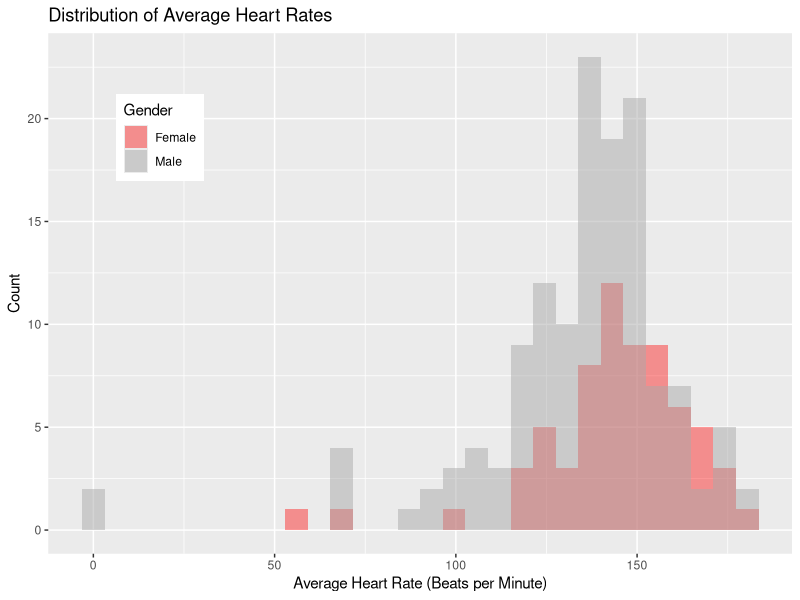
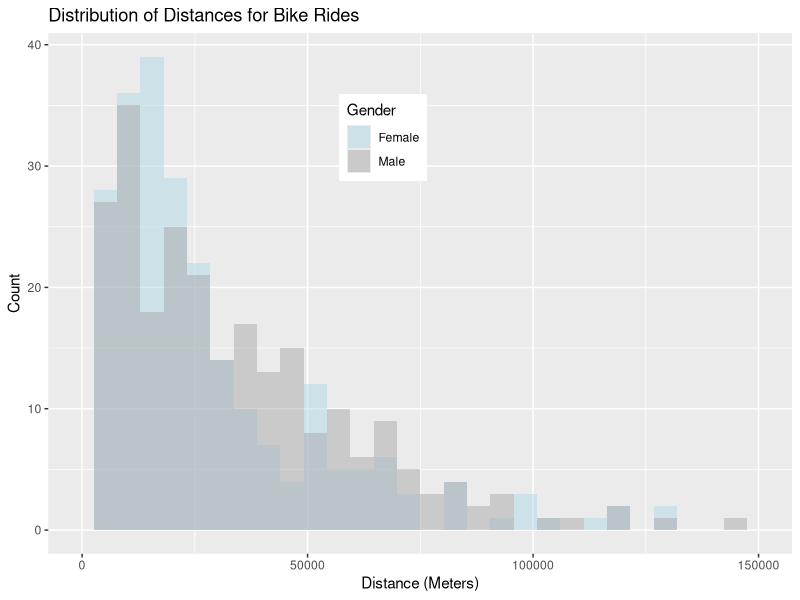
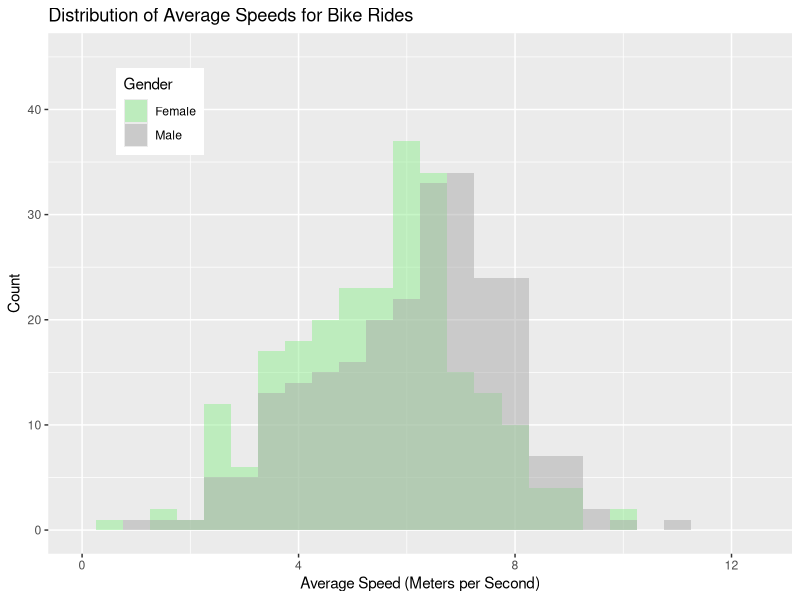
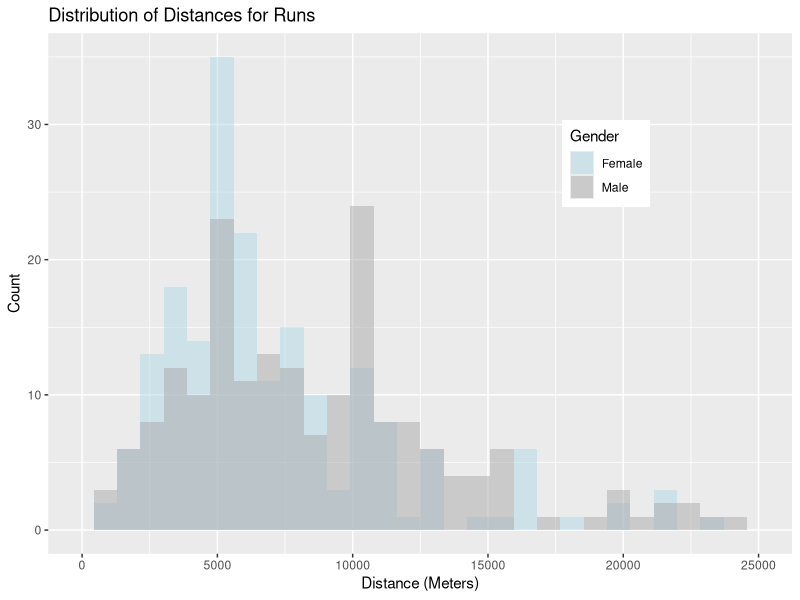
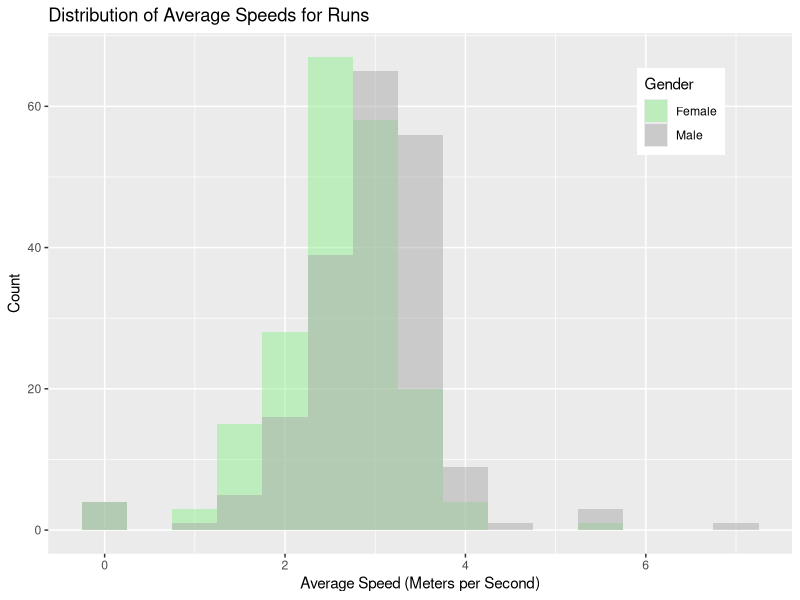

The R source for these figures, in order:
require(dplyr)
require(ggplot2)

#reading in cleaned data for Question 1
genderData <- read.csv("cleanedDataQ1.csv")

#filtering on activity types by gender, will use for speed and distance
f.rides <- filter(genderData, athlete.sex == "F", type == "Ride")
m.rides <- filter(genderData, athlete.sex == "M", type == "Ride")

f.runs <- filter(genderData, athlete.sex == "F", type == "Run")
m.runs <- filter(genderData, athlete.sex == "M", type == "Run")

#filtering by gender, will use for heart-rate
f.hr <- filter(genderData, athlete.sex == "F")
m.hr <- filter(genderData, athlete.sex == "M")

#randomly sample 250 entries from each gender for rides
randF.rides <- f.rides[sample(nrow(f.rides), 250), ]
randM.rides <- m.rides[sample(nrow(m.rides), 250), ]

#randomly sample 200 entries from each gender for runs
randF.runs <- f.runs[sample(nrow(f.runs), 200), ]
randM.runs <- m.runs[sample(nrow(m.runs), 200), ]

#randomly sample 400 entries from each gender for heart-rate
randF.hr <- f.hr[sample(nrow(f.hr), 400), ]
randM.hr <- m.hr[sample(nrow(m.hr), 400), ]

#combine rides from both genders
rides <- rbind(randF.rides, randM.rides)

#combine runs from both genders
runs <- rbind(randF.runs, randM.runs)

#combine both genders for heart-rate
hr <- rbind(randF.hr, randM.hr)

#export dataframes as csv for modeling
write.csv(rides, file="genderRides.csv", row.names = FALSE)
write.csv(runs, file="genderRuns.csv", row.names = FALSE)
write.csv(hr, file="genderHR.csv", row.names = FALSE)

#Plot distribution of average ride speeds for each gender
rideSpeed.plot <- ggplot(rides ,aes(x=average_speed)) + 
  geom_histogram(data=subset(rides , athlete.sex=='F'), 
                 aes(fill=athlete.sex), alpha=0.5, binwidth = 0.5) +
  geom_histogram(data=subset(rides , athlete.sex=='M'), 
                 aes(fill=athlete.sex), alpha=0.5, binwidth = 0.5) +
  labs(x = "Average Speed (Meters per Second)", y = "Count", 
       title = "Distribution of Average Speeds for Bike Rides") +
  scale_fill_manual(name="Gender", values=c("light green","darkgray"),labels=c("Female","Male")) +
  theme(legend.position = c(0.15,0.85)) +
  ylim(0, 45) +
  xlim(0, 12.5)

#Plot distribution of ride distances for each gender
rideDistance.plot <- ggplot(rides, aes(x=distance)) + 
  geom_histogram(data=subset(rides, athlete.sex=='F'), 
                 aes(fill=athlete.sex), alpha=0.5) +
  geom_histogram(data=subset(rides, athlete.sex=='M'), 
                 aes(fill=athlete.sex), alpha=0.5) +
  labs(x = "Distance (Meters)", y = "Count", 
       title = "Distribution of Distances for Bike Rides") +
  scale_fill_manual(name="Gender", values=c("light blue","darkgray"),labels=c("Female","Male")) +
  theme(legend.position = c(0.45,0.8)) +
  xlim(0, 150000)

#Plot distribution of average run speeds for each gender
runSpeed.plot <- ggplot(runs, aes(x=average_speed)) + 
  geom_histogram(data=subset(runs, athlete.sex=='F'), 
                 aes(fill=athlete.sex), alpha=0.5, binwidth = 0.5) +
  geom_histogram(data=subset(runs, athlete.sex=='M'), 
                 aes(fill=athlete.sex), alpha=0.5, binwidth = 0.5) +
  labs(x = "Average Speed (Meters per Second)", y = "Count", 
       title = "Distribution of Average Speeds for Runs") +
  theme(legend.position = c(0.85,0.85)) +
  scale_fill_manual(name="Gender", values=c("light green","darkgray"),labels=c("Female","Male"))

#Plot distribution of run distances for each gender
runDistance.plot <- ggplot(runs, aes(x=distance)) + 
  geom_histogram(data=subset(runs, athlete.sex=='F'), 
                 aes(fill=athlete.sex), alpha=0.5) +
  geom_histogram(data=subset(runs, athlete.sex=='M'), 
                 aes(fill=athlete.sex), alpha=0.5) +
  labs(x = "Distance (Meters)", y = "Count", 
       title = "Distribution of Distances for Runs") +
  scale_fill_manual(name="Gender", values=c("light blue","darkgray"),labels=c("Female","Male")) +
  theme(legend.position = c(0.75,0.75)) + 
  xlim(0, 25000)

#Plot distribution of average heart rates for each gender
heartRate.plot <- ggplot(hr, aes(average_heartrate)) +
  geom_histogram(data=subset(hr, athlete.sex=='F'), 
                 aes(fill=athlete.sex), alpha=0.4) +
  geom_histogram(data=subset(hr, athlete.sex=='M'), 
                 aes(fill=athlete.sex), alpha=0.5) +
  labs(x = "Average Heart Rate (Beats per Minute)", y = "Count", 
       title = "Distribution of Average Heart Rates") +
  scale_fill_manual(name="Gender", values=c("red","darkgray"),labels=c("Female","Male")) +
  theme(legend.position = c(0.15,0.80))

